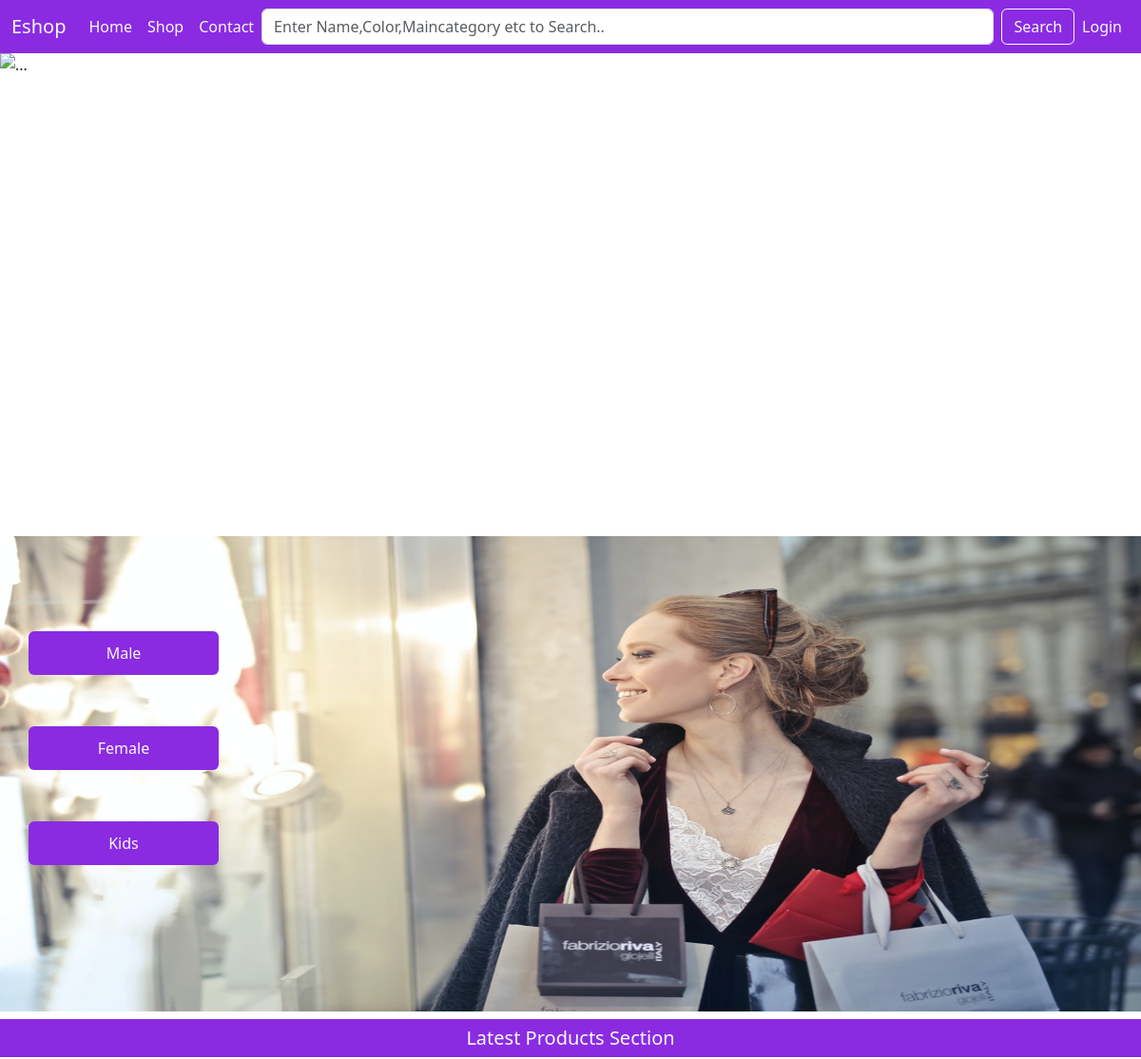
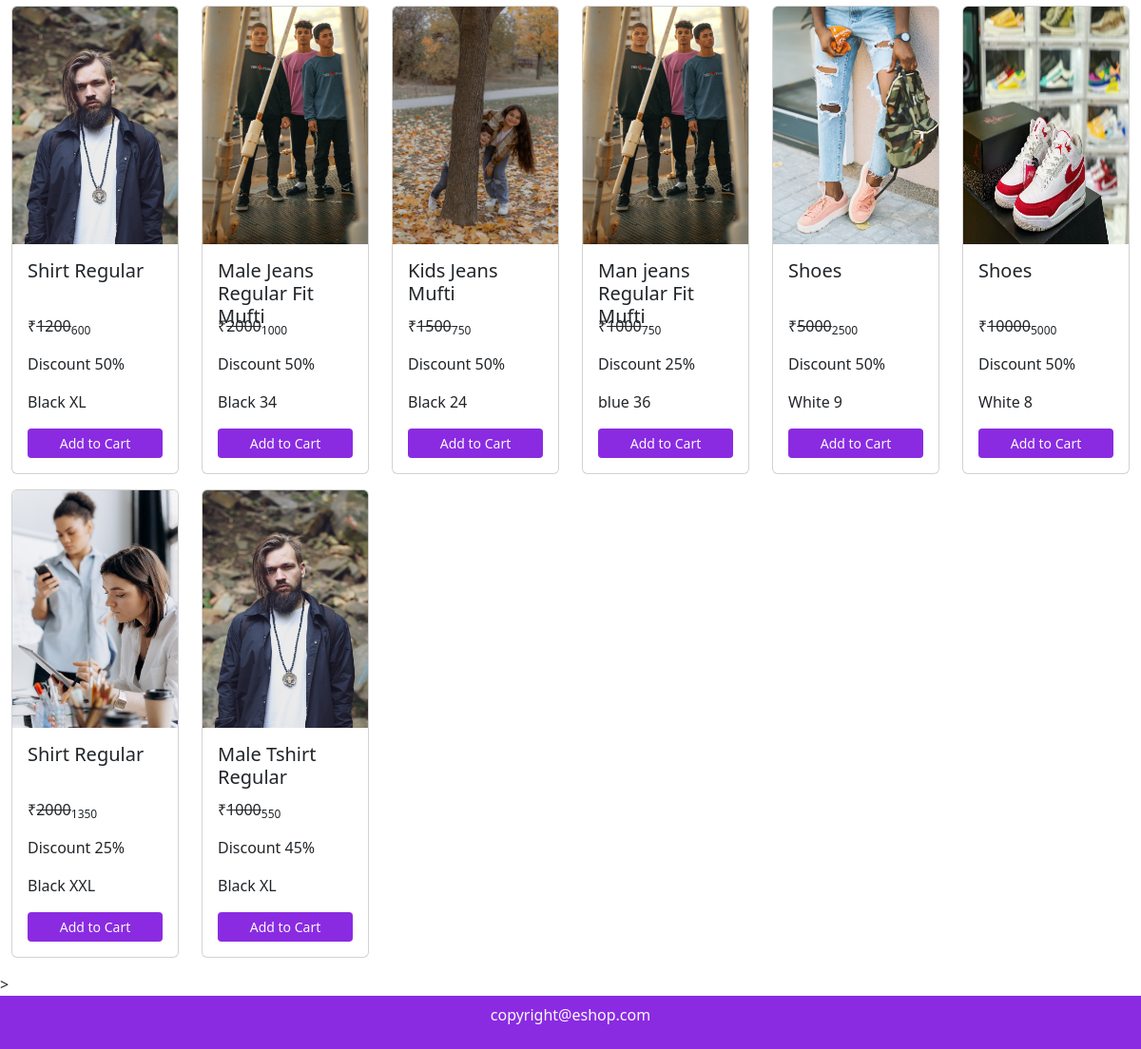
The page / on the database its author committed (2 pictures, top to bottom).
### mainapp/models.py (models this page shows, shortened)
class Product(models.Model):
    id = models.AutoField(primary_key=True)
    name = models.CharField(max_length=50)
    maincategory = models.ForeignKey(Maincategory, on_delete=models.CASCADE)
    subcategory = models.ForeignKey(Subcategory, on_delete=models.CASCADE)
    brand = models.ForeignKey(Brand, on_delete=models.CASCADE)
    color = models.CharField(max_length=20)
    size = models.CharField(max_length=20)
    stock = models.CharField(
        max_length=20, default="In Stock", null=True, blank=True)
    description = models.TextField()
    baseprice = models.IntegerField()
    discount = models.IntegerField(default=0, null=True, blank=True)
    finalprice = models.IntegerField()
    pic1 = models.ImageField(
        upload_to="uploads", default="", null=True, blank=True)
    pic2 = models.ImageField(
        upload_to="uploads", default="", null=True, blank=True)
    pic3 = models.ImageField(
        upload_to="uploads", default="", null=True, blank=True)
    pic4 = models.ImageField(
        upload_to="uploads", default="", null=True, blank=True)

### mainapp/views.py (the view)
# urls.py: path('', views.home),
def home(Request):
    data = Product.objects.all().order_by('id').reverse()[:8]
    return render(Request, "index.html", {'data': data})

### mainapp/templates/index.html (shortened to what this page needs)
{% load static %}
<!DOCTYPE html>
<html lang="en">
<head>
    <link href="https://cdn.jsdelivr.net/npm/bootstrap@5.3.0-alpha1/dist/css/bootstrap.min.css" rel="stylesheet"
>
    <link rel="stylesheet" href="https://cdn.jsdelivr.net/npm/bootstrap-icons@1.3.0/font/bootstrap-icons.css">
    <link rel="stylesheet" href="{% static 'css/style.css' %}">
</head>
<body>
    <nav class="navbar navbar-expand-lg background">
        <div class="container-fluid">
            <a class="navbar-brand text-light" href="/">Eshop</a>
            <div class="collapse navbar-collapse" id="navbarSupportedContent">
                <ul class="navbar-nav me-auto mb-2 mb-lg-0">
                    <li class="nav-item">
                        <a class="nav-link text-light active" aria-current="page" href="/">Home</a>
                    </li>
                    <li class="nav-item">
                        <a class="nav-link text-light" href="/shop/All/All/All">Shop</a>
                    </li>
                    <li class="nav-item">
                        <a class="nav-link text-light" href="/contact/">Contact</a>
                    </li>
                </ul>
                <form class="d-flex w-100" role="search" action="/search/" method="post">
                    <input class="form-control me-2" name="search" type="search" placeholder="Enter Name,Color,Maincategory etc to Search.." aria-label="Search">
                    <button class="btn btn-outline-light" type="submit">Search</button>
                </form>
                <ul class="navbar-nav me-auto mb-2 mb-lg-0">
                    {% if request.user.is_authenticated %}
                    <li class="nav-item dropdown">
                        <a class="nav-link text-light dropdown-toggle" href="#" role="button" data-bs-toggle="dropdown"
                            aria-expanded="false">
                            {{request.user.username}}
                        </a>
                        <ul class="dropdown-menu">
                            <li><a class="dropdown-item" href="/profile/">Profile</a></li>
                            <li><a class="dropdown-item" href="/cart/">Cart</a></li>
                            <li>
                                <hr class="dropdown-divider">
                            </li>
                            <li><a class="dropdown-item" href="/logout/">Logout</a></li>
                        </ul>
                    </li>
                    {% else %}
                    <li class="nav-item">
                        <a class="nav-link text-light" href="/login/">Login</a>
                    </li>
                    {% endif %}
                </ul>
            </div>
        </div>
    </nav>
    {% block content %}
    <div id="carouselExampleIndicators" class="carousel slide" data-bs-ride="true">
        <div class="carousel-indicators">
            <button type="button" data-bs-target="#carouselExampleIndicators" data-bs-slide-to="0" class="active"
                aria-current="true" aria-label="Slide 1"></button>
            <button type="button" data-bs-target="#carouselExampleIndicators" data-bs-slide-to="1"
                aria-label="Slide 2"></button>
            <button type="button" data-bs-target="#carouselExampleIndicators" data-bs-slide-to="2"
                aria-label="Slide 3"></button>
            <button type="button" data-bs-target="#carouselExampleIndicators" data-bs-slide-to="3"
                aria-label="Slide 4"></button>
            <button type="button" data-bs-target="#carouselExampleIndicators" data-bs-slide-to="4"
                aria-label="Slide 5"></button>
            <button type="button" data-bs-target="#carouselExampleIndicators" data-bs-slide-to="5"
                aria-label="Slide 6"></button>
            <button type="button" data-bs-target="#carouselExampleIndicators" data-bs-slide-to="6"
                aria-label="Slide 7"></button>
            <button type="button" data-bs-target="#carouselExampleIndicators" data-bs-slide-to="7"
                aria-label="Slide 8"></button>
            <button type="button" data-bs-target="#carouselExampleIndicators" data-bs-slide-to="8"
                aria-label="Slide 9"></button>
            <button type="button" data-bs-target="#carouselExampleIndicators" data-bs-slide-to="9"
                aria-label="Slide 10"></button>
        </div>
        <div class="carousel-inner">
            <div class="carousel-item active">
                <img src="{% static 'images/banner1.jpg'%}" height="500px" class="d-block w-100" alt="...">
            </div>
        </div>
        <button class="carousel-control-prev" type="button" data-bs-target="#carouselExampleIndicators"
            data-bs-slide="prev">
            <span class="carousel-control-prev-icon" aria-hidden="true"></span>
        </button>
        <button class="carousel-control-next" type="button" data-bs-target="#carouselExampleIndicators"
            data-bs-slide="next">
            <span class="carousel-control-next-icon" aria-hidden="true"></span>
        </button>
    </div>
    <div class="banner-section mt-2">
        <img src="{% static 'images/banner2.jpg'%}" width="100%" height="500px" alt="">
        <a href="/shop/Male/All/All" class="btn background text-light banner-btn" id="banner-btn1">Male</a>
        <a href="/shop/Female/All/All" class="btn background text-light banner-btn" id="banner-btn2">Female</a>
        <a href="/shop/Kids/All/All" class="btn background text-light banner-btn" id="banner-btn3">Kids</a>
    </div>
    <h5 class="background text-center text-light p-2 my-2">Latest Products Section</h5>
    <div class="container-fluid">
        <div class="row">
            {% for i in data %}
            <div class="col-xl-2 col-lg-3 col-md-4 col-sm-6 col-12 mb-3">
                <div class="card">
                    <img src="{{i.pic1.url}}" height="250px" class="card-img-top" alt="...">
                    <div class="card-body">
                        <h5 class="card-title">{{i.name}}</h5>
                        <p class="card-text">&#8377;<del>{{i.baseprice}}</del><sub>{{i.finalprice}}</sub></p>
                        <p class="card-text">Discount {{i.discount}}%</p>
                        <p class="card-text">{{i.color}} {{i.size}}</p>
                        <a href="/single-product/{{i.id}}" class="btn background text-light w-100 btn-sm">Add to
                            Cart</a>
                    </div>
                </div>
            </div>
            {% endfor %}
        </div>
    </div>>
    {% endblock %}
    <footer class="background text-light text-center p-2">
        <p>copyright@eshop.com</p>
    </footer>
</body>
</html>

### mainapp/static/css/style.css (style rules this page uses)
.background { background-color: blueviolet; }
.banner-section { position: relative; }
.banner-btn { width: 200px; position: absolute; left: 30px; padding: 10px; }
#banner-btn1 { top: 20%; }
#banner-btn2 { top: 40%; }
#banner-btn3 { top: 60%; }
.card-title { height: 50px; }

### rows shown on the page
Product: pic1 (picture), name "Shirt Regular", baseprice "1200", finalprice "600", discount "50", color "Black", size "XL"
Product: pic1 (picture), name "Male Jeans Regular Fit Mufti", baseprice "2000", finalprice "1000", discount "50", color "Black", size "34"
Product: pic1 (picture), name "Kids Jeans Mufti", baseprice "1500", finalprice "750", discount "50", color "Black", size "24"
Product: pic1 (picture), name "Man jeans Regular Fit Mufti", baseprice "1000", finalprice "750", discount "25", color "blue", size "36"
Product: pic1 (picture), name "Shoes", baseprice "5000", finalprice "2500", discount "50", color "White", size "9"
Product: pic1 (picture), name "Shoes", baseprice "10000", finalprice "5000", discount "50", color "White", size "8"
Product: pic1 (picture), name "Shirt Regular", baseprice "2000", finalprice "1350", discount "25", color "Black", size "XXL"
Product: pic1 (picture), name "Male Tshirt Regular", baseprice "1000", finalprice "550", discount "45", color "Black", size "XL"
